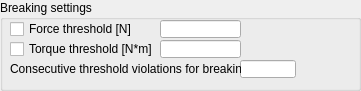
  <widget class="QGroupBox" name="groupBox_3">
   <property name="geometry">
    <rect>
     <x>10</x>
     <y>115</y>
     <width>361</width>
     <height>91</height>
    </rect>
   </property>
   <property name="title">
    <string>Breaking settings</string>
   </property>
   <property name="flat">
    <bool>false</bool>
   </property>
   <widget class="QCheckBox" name="qqForceThresholdEnable">
    <property name="geometry">
     <rect>
      <x>10</x>
      <y>20</y>
      <width>151</width>
      <height>18</height>
     </rect>
    </property>
    <property name="focusPolicy">
     <enum>Qt::StrongFocus</enum>
    </property>
    <property name="text">
     <string>Force threshold [N]</string>
    </property>
   </widget>
   <widget class="QLineEdit" name="qqForceThreshold">
    <property name="geometry">
     <rect>
      <x>160</x>
      <y>20</y>
      <width>81</width>
      <height>18</height>
     </rect>
    </property>
   </widget>
   <widget class="QCheckBox" name="qqTorqueThresholdEnable">
    <property name="geometry">
     <rect>
      <x>10</x>
      <y>40</y>
      <width>151</width>
      <height>18</height>
     </rect>
    </property>
    <property name="focusPolicy">
     <enum>Qt::StrongFocus</enum>
    </property>
    <property name="text">
     <string>Torque threshold [N*m]</string>
    </property>
   </widget>
   <widget class="QLineEdit" name="qqTorqueThreshold">
    <property name="geometry">
     <rect>
      <x>160</x>
      <y>40</y>
      <width>81</width>
      <height>18</height>
     </rect>
    </property>
   </widget>
   <widget class="QLineEdit" name="qqViolationCount">
    <property name="geometry">
     <rect>
      <x>240</x>
      <y>60</y>
      <width>56</width>
      <height>18</height>
     </rect>
    </property>
   </widget>
   <widget class="QLabel" name="label_3">
    <property name="geometry">
     <rect>
      <x>10</x>
      <y>60</y>
      <width>231</width>
      <height>18</height>
     </rect>
    </property>
    <property name="text">
     <string>Consecutive threshold violations for breaking</string>
    </property>
   </widget>
  </widget>
